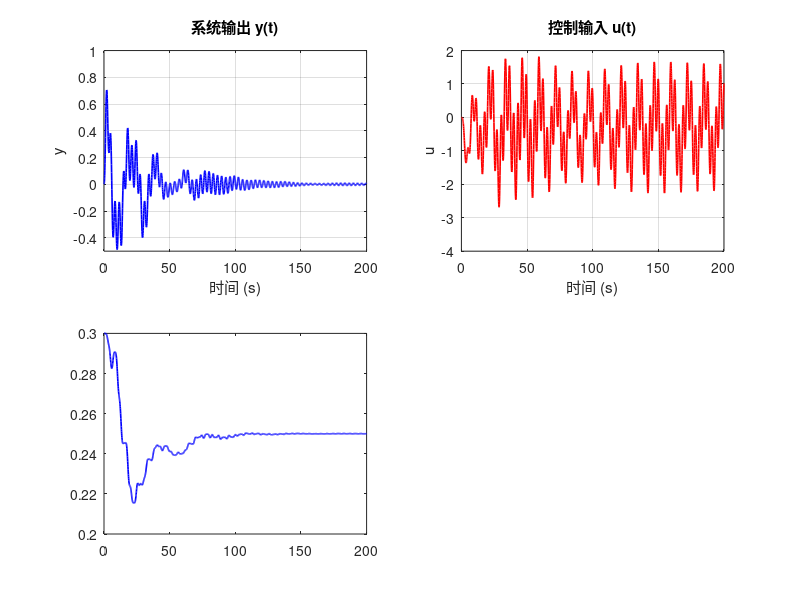

Source code (MATLAB): (Note: this script raises an error after producing the figure.)
function MarinoTomei_2016adaptive_freq_estimator()
%% Marino & Tomei (2016) — 自适应频率估计与扰动抵消
% 基于 Marino, Tomei. "Adaptive disturbance rejection for unknown stable
% linear systems", Transactions of the Institute of Measurement and Control,
% 2016, 38(6): 640-647.
%
% 本脚本合并自:
%   MarinoTomei2016/freq_estimator_core.m  (纯估计器, 无对象动态)
%   MarinoTomei2016/run_freq_estimator.m    (完整闭环, 含二阶对象)
%
% 提供两种运行模式:
%   mode = 'plant'     : 估计器 + 二阶被控对象闭环 (默认, 完整仿真)
%   mode = 'estimator' : 纯估计器, 直接估计扰动信号

clear; close all; clc;

%% ====== 用户设置 ======
run_mode = 'plant';        % 'plant' | 'estimator'

% --- 控制器参数 ---
k       = 0.5;             % 误差反馈增益
epsilon = 0.05;            % 频率自适应增益
theta1_0 = 0.3;            % theta1 初始估计 (真值: omega1^2 = 0.5^2 = 0.25)
theta2_0 = 4.2;            % theta2 初始估计 (真值: omega2^2 = 2^2  = 4.00)

% --- 仿真参数 ---
t_span = [0, 200];         % 仿真时间范围

% --- 扰动定义 ---
% d(t) = A0 + sin(omega1*t) + sin(omega2*t)
A0   = 0.3;                % 直流偏置
om1  = 0.5;                % 频率 1 [rad/s] → theta1_true = om1^2 = 0.25
om2  = 2.0;                % 频率 2 [rad/s] → theta2_true = om2^2 = 4.00

%% ====== 根据模式运行 ======
switch run_mode
    case 'plant'
        run_with_plant();
    case 'estimator'
        run_estimator_only();
    otherwise
        error('Unknown mode: %s. Use ''plant'' or ''estimator''.', run_mode);
end

%% ========================================================================
%  模式 1: 估计器 + 二阶被控对象闭环
%  对象: P(s) = 1 / (s+1)^2
%  y = P(s)*[u + d],  控制器 u = -w0_hat - w1_hat - w3_hat
% ========================================================================
function run_with_plant()
    % --- 初始条件 ---
    % y(1)=y, y(2)=w0, y(3)=w1, y(4)=w2, y(5)=w3, y(6)=w4,
    % y(7)=theta1, y(8)=theta2, y(9)=dy/dt
    y0 = [0; 0; 0; 0; 0; 0; theta1_0; theta2_0; 0];

    % --- 求解 ---
    [t, y] = ode45(@plant_dynamics, t_span, y0);

    % --- 提取结果 ---
    y_out   = y(:,1);       % 系统输出
    w0_est  = y(:,2);       % w0_hat (偏置估计)
    w1_est  = y(:,3);       % w1_hat (第1正弦分量)
    w3_est  = y(:,5);       % w3_hat (第2正弦分量)
    u_ctrl  = -w0_est - w1_est - w3_est;  % 控制输入
    th1_est = y(:,7);       % theta1_hat
    th2_est = y(:,8);       % theta2_hat

    % 实际扰动
    d_actual = A0 + sin(om1*t) + sin(om2*t);

    %% --- 图1: 闭环响应 ---
    figure('Name', '闭环自适应扰动抵消', 'Position', [100, 100, 900, 600]);

    subplot(2,2,1);
    plot(t, y_out, 'b', 'LineWidth', 1.2);
    title('系统输出 y(t)');
    xlabel('时间 (s)'); ylabel('y');
    ylim([-0.5, 1]); grid on;

    subplot(2,2,2);
    plot(t, u_ctrl, 'r', 'LineWidth', 1.2);
    title('控制输入 u(t)');
    xlabel('时间 (s)'); ylabel('u');
    ylim([-4, 2]); grid on;

    subplot(2,2,3);
    plot(t, th1_est, 'b', 'LineWidth', 1.2); hold on;
    yline(om1^2, 'r--', 'LineWidth', 1.2);
    title('\theta_1 估计', 'Interpreter', 'tex');
    xlabel('时间 (s)');
    legend('估计值', sprintf('真值 (%.2f)', om1^2), 'Location', 'best');
    ylim([0.2, 0.35]); grid on;

    subplot(2,2,4);
    plot(t, th2_est, 'b', 'LineWidth', 1.2); hold on;
    yline(om2^2, 'r--', 'LineWidth', 1.2);
    title('\theta_2 估计', 'Interpreter', 'tex');
    xlabel('时间 (s)');
    legend('估计值', sprintf('真值 (%.0f)', om2^2), 'Location', 'best');
    ylim([3.9, 4.2]); grid on;

    %% --- 图2: 扰动估计与残差 ---
    figure('Name', '扰动估计质量', 'Position', [150, 150, 900, 450]);

    d_est = w0_est + w1_est + w3_est;

    subplot(2,1,1);
    plot(t, d_actual, 'k', 'LineWidth', 1.5); hold on;
    plot(t, d_est, 'r--', 'LineWidth', 1.2);
    title('扰动信号与估计');
    xlabel('时间 (s)');
    legend('实际扰动 d(t)', '估计扰动 d_{hat}(t)');
    grid on;

    subplot(2,1,2);
    plot(t, d_actual - d_est, 'b', 'LineWidth', 1.2);
    title('估计误差 d(t) - d_{hat}(t)');
    xlabel('时间 (s)');
    grid on;

    fprintf('=== 闭环仿真完成 ===\n');
    fprintf('theta1 终值: %.4f (真值: %.2f)\n', th1_est(end), om1^2);
    fprintf('theta2 终值: %.4f (真值: %.2f)\n', th2_est(end), om2^2);
    fprintf('输出 y 稳态范围: [%.4f, %.4f]\n', ...
            min(y_out(t > 100)), max(y_out(t > 100)));
end

%% ========================================================================
%  模式 2: 纯估计器 (无被控对象, 直接估计扰动 d(t))
% ========================================================================
function run_estimator_only()
    % --- 初始条件 ---
    % [w0_hat, w1_hat, w2_hat, w3_hat, w4_hat, theta1_hat, theta2_hat]
    y0 = [0; 0; 0; 0; 0; theta1_0; theta2_0];

    % --- 求解 ---
    [t, y] = ode45(@estimator_dynamics, t_span, y0);

    % --- 提取 ---
    w0_hat  = y(:,1);
    w1_hat  = y(:,2);
    w2_hat  = y(:,3);
    w3_hat  = y(:,4);
    w4_hat  = y(:,5);
    th1_hat = y(:,6);
    th2_hat = y(:,7);

    d_actual = A0 + sin(om1*t) + sin(om2*t);
    d_est    = w0_hat + w1_hat + w3_hat;

    %% --- 绘图 ---
    figure('Name', '纯估计器响应', 'Position', [100, 100, 900, 600]);

    subplot(2,2,1);
    plot(t, w0_hat, 'b', 'LineWidth', 1.2);
    title('估计偏置项 w_0');
    xlabel('时间 (s)'); grid on;

    subplot(2,2,2);
    plot(t, w1_hat, 'b', 'LineWidth', 1.2);
    title('估计正弦项 w_1');
    xlabel('时间 (s)'); grid on;

    subplot(2,2,3);
    plot(t, th1_hat, 'b', 'LineWidth', 1.2); hold on;
    yline(om1^2, 'r--', 'LineWidth', 1.2);
    title('\theta_1 估计', 'Interpreter', 'tex');
    xlabel('时间 (s)');
    legend('估计值', sprintf('真值 (%.2f)', om1^2), 'Location', 'best');
    grid on;

    subplot(2,2,4);
    plot(t, th2_hat, 'b', 'LineWidth', 1.2); hold on;
    yline(om2^2, 'r--', 'LineWidth', 1.2);
    title('\theta_2 估计', 'Interpreter', 'tex');
    xlabel('时间 (s)');
    legend('估计值', sprintf('真值 (%.0f)', om2^2), 'Location', 'best');
    grid on;

    %% --- 扰动估计质量 ---
    figure('Name', '估计器: 扰动估计 vs 实际', 'Position', [150, 150, 900, 450]);
    subplot(2,1,1);
    plot(t, d_actual, 'k', 'LineWidth', 1.5); hold on;
    plot(t, d_est, 'r--', 'LineWidth', 1.2);
    title('扰动信号与估计 (纯估计器)');
    xlabel('时间 (s)');
    legend('实际扰动 d(t)', '估计扰动 d_{hat}(t)');
    grid on;

    subplot(2,1,2);
    plot(t, d_actual - d_est, 'b', 'LineWidth', 1.2);
    title('估计误差 d(t) - d_{hat}(t)');
    xlabel('时间 (s)');
    grid on;

    fprintf('=== 纯估计器仿真完成 ===\n');
    fprintf('theta1 终值: %.4f (真值: %.2f)\n', th1_hat(end), om1^2);
    fprintf('theta2 终值: %.4f (真值: %.2f)\n', th2_hat(end), om2^2);
end

%% ========================================================================
%  系统动态: 二阶对象 + 自适应频率估计器 (模式 'plant')
% ========================================================================
function dydt = plant_dynamics(t, y)
    % 状态变量:
    % y(1) = y       系统输出
    % y(2) = w0      偏置估计
    % y(3) = w1      第1正弦分量幅值相关量
    % y(4) = w2      第1正弦分量相位相关量
    % y(5) = w3      第2正弦分量幅值相关量
    % y(6) = w4      第2正弦分量相位相关量
    % y(7) = theta1  频率参数1估计 (→ omega1^2)
    % y(8) = theta2  频率参数2估计 (→ omega2^2)
    % y(9) = y_dot   系统输出导数

    % 扰动信号: d(t) = A0 + sin(omega1*t) + sin(omega2*t)
    d = A0 + sin(om1*t) + sin(om2*t);

    % 控制输入: u = -w0_hat - w1_hat - w3_hat
    u = -y(2) - y(3) - y(5);

    % 二阶对象: P(s) = 1/(s+1)^2, 即 y'' + 2*y' + y = u + d
    x1      = y(1);                    % y
    x1_dot  = y(9);                    % y'
    x1_ddot = -2*x1_dot - x1 + u + d;  % y''

    % 自适应频率估计器动态 (Marino & Tomei, 2016, Eq. 34)
    dw0      =  k * x1;               % w0' = k*y
    dw1      =  y(4) + k * x1;        % w1' = w2 + k*y
    dw2      = -y(7) * y(3);          % w2' = -theta1*w1
    dw3      =  y(6) - k * x1;        % w3' = w4 - k*y
    dw4      = -y(8) * y(5);          % w4' = -theta2*w3
    dtheta1  =  epsilon * y(4) * x1;  % theta1' = epsilon*w2*y
    dtheta2  = -epsilon * y(6) * x1;  % theta2' = -epsilon*w4*y

    dydt = [x1_dot; dw0; dw1; dw2; dw3; dw4; dtheta1; dtheta2; x1_ddot];
end

%% ========================================================================
%  估计器动态: 纯频率估计 (模式 'estimator', 无被控对象)
%  直接以 d(t) 为输入, 无需经过被控对象
% ========================================================================
function dydt = estimator_dynamics(t, y)
    % 状态变量:
    % y(1) = w0_hat    偏置估计
    % y(2) = w1_hat    第1正弦分量幅值相关量
    % y(3) = w2_hat    第1正弦分量相位相关量
    % y(4) = w3_hat    第2正弦分量幅值相关量
    % y(5) = w4_hat    第2正弦分量相位相关量
    % y(6) = theta1_hat    频率参数1估计
    % y(7) = theta2_hat    频率参数2估计

    % 扰动信号 (直接作为输入)
    d_t = A0 + sin(om1*t) + sin(om2*t);

    % 估计输出: d_hat = w0_hat + w1_hat + w3_hat
    d_hat = y(1) + y(2) + y(4);

    % 估计误差
    err = d_t - d_hat;

    % 自适应估计器动态
    dw0     =  k * err;
    dw1     =  y(3) + k * err;
    dw2     = -y(6) * y(2);
    dw3     =  y(5) - k * err;
    dw4     = -y(7) * y(4);
    dtheta1 =  epsilon * y(3) * err;
    dtheta2 = -epsilon * y(5) * err;

    dydt = [dw0; dw1; dw2; dw3; dw4; dtheta1; dtheta2];
end

end
